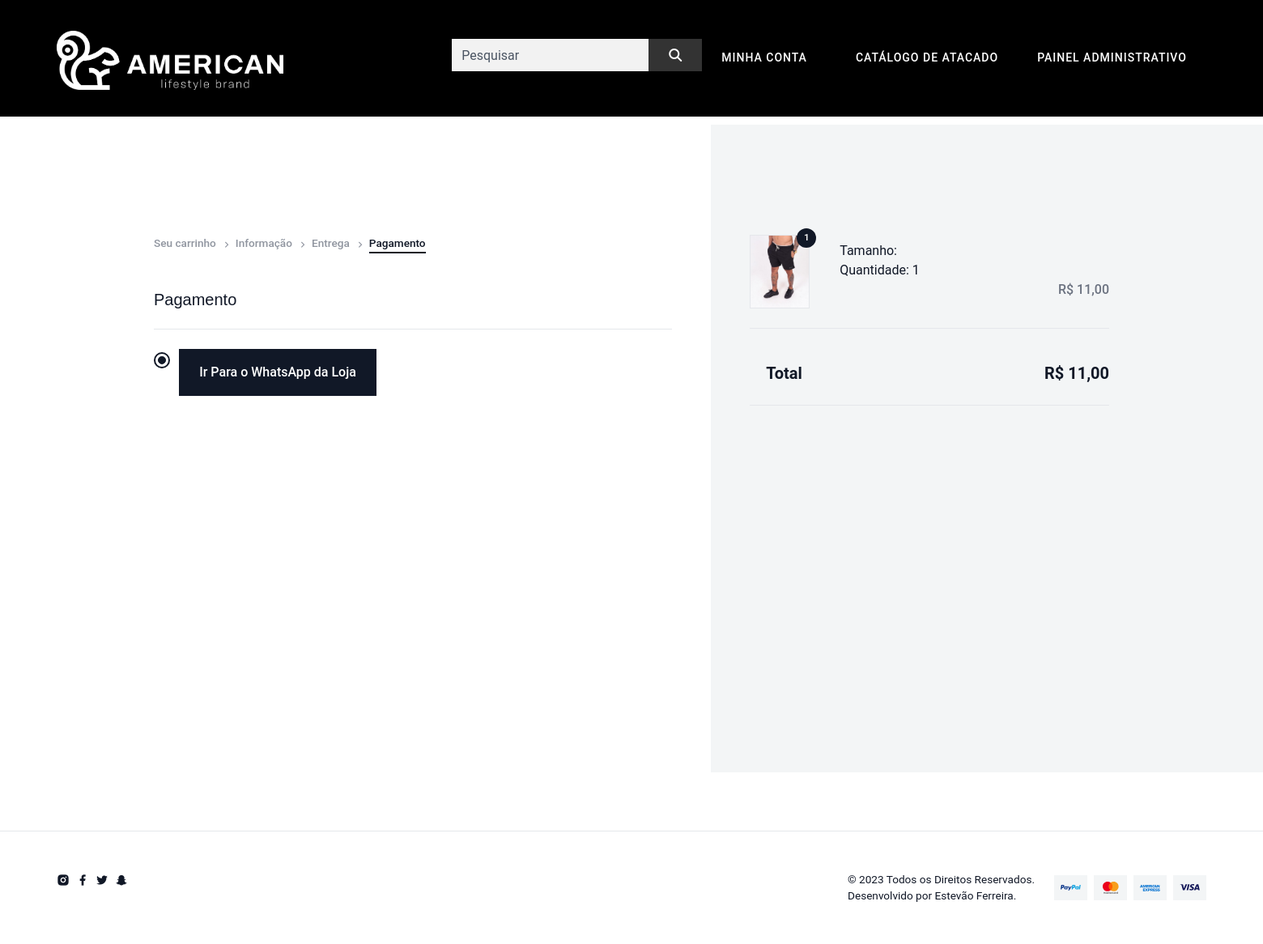
/pedido/pagar/69 (signed in), run on the app's committed database.
### pedido/models.py (models this page shows, shortened)
class ItemPedido(models.Model):
    pedido = models.ForeignKey(Pedido, on_delete=models.CASCADE)
    produto = models.CharField(max_length=255)
    produto_id = models.PositiveIntegerField()
    variacao = models.CharField(max_length=255)
    variacao_id = models.PositiveIntegerField()
    preco = models.FloatField()
    preco_promocional = models.FloatField(default=0)
    quantidade = models.PositiveIntegerField()
    imagem = models.CharField(max_length=2000)
    class Meta:
        verbose_name = 'Item do pedido'
        verbose_name_plural = 'Itens do pedido'

class Pedido(models.Model):
    usuario = models.ForeignKey(User, on_delete=models.CASCADE)
    total = models.FloatField()
    qtd_total = models.PositiveIntegerField()
    status = models.CharField(
        default="C",
        max_length=1,
        choices=(
            ('C', 'Criado'),
            ('A', 'Aprovado'),
        )
    )
    data = models.DateField(default=timezone.now,
                            verbose_name='Data do pedido')
    pagamento = models.CharField(
        default="C",
        max_length=1,
        choices=(
            ('C', 'Cartão'),
            ('D', 'Dinheiro'),
        )
    )
    vendedor = models.ForeignKey(
        Vendedor, on_delete=models.CASCADE, blank=True, null=True)

### pedido/views.py (the view)
# urls.py: path('pagar/<int:id>', views.pagar, name='pagar'),
@login_required
def pagar(request, id):
    pedido = get_object_or_404(Pedido, pk=id)
    if request.method == 'POST':
        form = PagamentoForm(request.POST)
        if form.is_valid():
            nome_cliente = form.cleaned_data['nome_cliente']
            cpf_cnpj = form.cleaned_data['cpf_cnpj']
            numero_cartao = form.cleaned_data['numero_cartao']
            mes_validade = form.cleaned_data['mes_validade']
            ano_validade = form.cleaned_data['ano_validade']
            ccv = form.cleaned_data['ccv']
            email = form.cleaned_data['email']
            endereco = form.cleaned_data['endereco']
            cep = form.cleaned_data['cep']
            telefone = form.cleaned_data['telefone']
            asaas = Asaas(access_token='$aact_YTU5YTE0M2M2N2I4MTliNzk0YTI5N2U5MzdjNWZmNDQ6OjAwMDAwMDAwMDAwMDAwNTY3MzI6OiRhYWNoXzMzMzAzZDY2LTA3YTUtNDJhNi1iYzRjLTAwYzNkYjEwOWI0MA==', production=False)
            existing_customers = asaas.customers.list(cpfCnpj=cpf_cnpj)
            if len(existing_customers) > 0:
                customer_id = existing_customers[0].id
            else:
                customer_id = None
            now = date.today()
            date_created = now.strftime("%Y-%m-%d")
            if customer_id is None:
                new_customer = asaas.customers.new(
                    name=nome_cliente,
                    email=email,
                    cpfCnpj=cpf_cnpj,
                    postalCode=cep,
                    addressNumber=endereco,
                    phone=telefone
                )
                customer_id = new_customer.id
            credit_card = CreditCard(
                holderName=nome_cliente,
                number=numero_cartao,
                expiryYear=ano_validade,
                expiryMonth=mes_validade,
                ccv=ccv
            )
            credit_card_holder_info = CreditCardHolderInfo(
                name=nome_cliente,
                email=email,
                cpfCnpj=cpf_cnpj,
                postalCode=cep,
                addressNumber=endereco,
                addressComplement='',
                phone=telefone
            )
            customer = Customer(
                id=customer_id,
                dateCreated=date_created,
                name=nome_cliente,
                cpfCnpj=cpf_cnpj
            )
            valor_plano = float(pedido.total)
            pagamento = asaas.payments.new(
                customer=customer,
                billingType=BillingType.CREDIT_CARD,
                value=valor_plano,
                dueDate=now,
                creditCard=credit_card.json(),
                creditCardHolderInfo=credit_card_holder_info.json()
            )
            if pagamento.id:
                mensagem = "Pagamento processado com sucesso!"
            else:
                mensagem = "Falha no processamento do pagamento. Por favor, tente novamente."
            return redirect(reverse('pedido:pedido_sucesso') + f'?mensagem={mensagem}')
    else:
        form = PagamentoForm()
    return render(request, 'pedido/pagar.html', {'form': form, 'pedido': pedido})

### pedido/forms.py
class PagamentoForm(forms.Form):
    nome_cliente = forms.CharField(label='Nome do Cliente', initial='Roberto')
    cpf_cnpj = forms.CharField(label='CPF/CNPJ', initial='24971563792')
    numero_cartao = forms.CharField(
        label='Número do Cartão de Crédito', initial='5162306219378829')
    mes_validade = forms.CharField(label='Mês de Validade', initial='05')
    ano_validade = forms.CharField(label='Ano de Validade', initial='2024')
    ccv = forms.CharField(label='CCV', initial='318')
    email = forms.EmailField(
        label='Email', initial='marcelo.almeida@gmail.com')
    endereco = forms.CharField(label='Endereço', initial='Rua XYZ, 123')
    cep = forms.CharField(label='CEP', initial='89223-005')
    telefone = forms.CharField(label='Telefone', initial='4738010919')

### produto/templatetags/omfilters.py (called while the page is built)
@register.filter
def formata_preco(val):
    return utils.formata_preco(val)

### utils/utils.py (called while the page is built)
def formata_preco(val):
    return f'R$ {val:.2f}'.replace('.', ',')

### pedido/templates/pedido/pagar.html (shortened to what this page needs)
{% extends 'base.html' %}
{% load static %}
{% load omfilters %}
{% block conteudo %}
<section class="mt-0  vh-lg-100">
    <div class="container">
        <div class="row g-0 vh-lg-100">
            <div class="col-lg-7 pt-5 pt-lg-10">
                <div class="pe-lg-5">
                    <nav class="d-none d-md-block">
                        <ul class="list-unstyled d-flex justify-content-start mt-4 align-items-center fw-bolder small">
                            <li class="me-4"><a class="nav-link-checkout " href="./cart.html">Seu carrinho</a></li>
                            <li class="me-4"><a class="nav-link-checkout " href="./checkout.html">Informação</a>
                            </li>
                            <li class="me-4"><a class="nav-link-checkout " href="./checkout-shipping.html">Entrega</a>
                            </li>
                            <li><a class="nav-link-checkout nav-link-last active"
                                    href="./checkout-payment.html">Pagamento</a></li>
                        </ul>
                    </nav>
                    <div class="mt-5">
                        <h3 class="fs-5 fw-bolder mb-4 border-bottom pb-4">Pagamento</h3>
                        <div class="row">
                            <div class="col-12">
                                <div class="form-check form-group form-check-custom form-radio-custom mb-3">
                                    <label class="form-check-label" for="checoutPaymentStripe">
                                        <span class="d-flex justify-content-between align-items-start">
                                            <span>
                                                <span class="mb-0 fw-bolder d-block"><button type="submit"
                                                        class="btn btn-dark w-100 w-md-auto">Ir Para o WhatsApp da
                                                        Loja</button></span>
                                            </span>
                                        </span>
                                    </label>
                                </div>
                            </div>
                        </div>
                    </div>
                </div>
            </div>
            <div class="col-12 col-lg-5 bg-light pt-lg-10 aside-checkout pb-5 pb-lg-0 my-5 my-lg-0">
                <div class="p-4 py-lg-0 pe-lg-0 ps-lg-5">
                    <div class="pb-3">
                        {% for linha in pedido.itempedido_set.all %}
                        <div class="row mx-0 py-4 g-0 border-bottom">
                            <div class="col-2 position-relative">
                                <span class="checkout-item-qty">{{ linha.quantidade }}</span>
                                <picture class="d-block border">
                                    <img class="img-fluid" src="{% get_media_prefix %}{{ linha.imagem }}"
                                        alt="HTML Bootstrap Template by Pixel Rocket">
                                </picture>
                            </div>
                            <div class="col-9 offset-1">
                                <div>
                                    Tamanho: {{ linha.variacao_nome }}<br>
                                    Quantidade: {{ linha.quantidade }}
                                </div>
                                <p class="fw-bolder text-end text-muted m-0">
                                    {% if linha.preco_promocional %}
                                    {{ linha.preco_promocional|formata_preco }}
                                    {% else %}
                                    {{ linha.preco|formata_preco }}
                                    {% endif %}</p>
                            </div>
                        </div>
                    </div>
                    {% endfor %}
                    <div class="py-4 border-bottom">
                        <div class="d-flex justify-content-between" style="margin-left: 20px;">
                            <div>
                                <p class="m-0 fw-bold fs-5">Total</p>
                            </div>
                            <p class="m-0 fs-5 fw-bold">{{pedido.total|formata_preco}}</p>
                        </div>
                    </div>
                </div>
            </div>
        </div>
    </div>
</section>
{% endblock %}

### templates/static/css/libs.bundle.css (style rules this page uses)
:root { --swiper-theme-color: #007aff }
:root { --swiper-navigation-size: 44px }

### data on the page
ItemPedido: quantidade "1", imagem (picture), preco_promocional "R$ 11,00"
Pedido: total "R$ 11,00"
